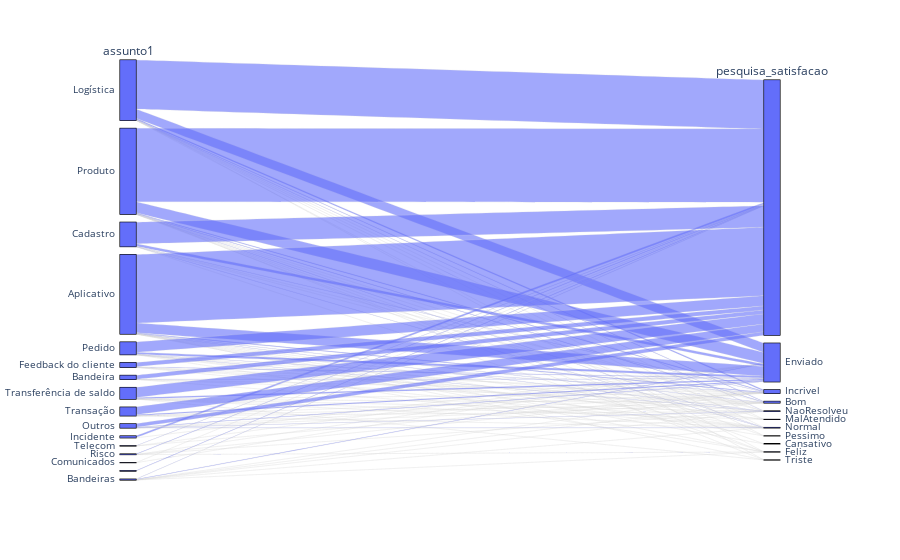

The notebook cell this image was saved under:
### Code cell
# Visualizando os maiores assunto com relacao as avaliacoes
grafico3 = px.parallel_categories(
    df_total,
    dimensions=['assunto1','pesquisa_satisfacao']
)
grafico3.show()

### Figure 1 — Plotly figure (JSON) as saved in the notebook; plotly's stock layout.template omitted (floating-point values rounded to 4 significant figures; data arrays with more than 128 entries replaced by an {"elided": "..."} marker saying what was removed)
{"data": [{"dimensions": [{"label": "assunto1", "values": {"elided": "77489 str values"}}, {"label": "pesquisa_satisfacao", "values": {"elided": "77489 str values"}}], "domain": {"x": [0, 1], "y": [0, 1]}, "name": "", "type": "parcats"}], "layout": {"legend": {"tracegroupgap": 0}, "margin": {"t": 60}}}
